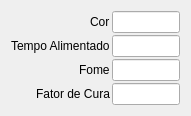
  <widget class="QWidget" name="formLayoutWidget_2">
   <property name="geometry">
    <rect>
     <x>590</x>
     <y>110</y>
     <width>191</width>
     <height>101</height>
    </rect>
   </property>
   <layout class="QFormLayout" name="formLayout_2">
    <property name="labelAlignment">
     <set>Qt::AlignRight|Qt::AlignTrailing|Qt::AlignVCenter</set>
    </property>
    <property name="horizontalSpacing">
     <number>2</number>
    </property>
    <property name="verticalSpacing">
     <number>2</number>
    </property>
    <item row="0" column="0">
     <widget class="QLabel" name="label_16">
      <property name="text">
       <string>Cor</string>
      </property>
     </widget>
    </item>
    <item row="0" column="1">
     <widget class="QLineEdit" name="txtColor"/>
    </item>
    <item row="1" column="0">
     <widget class="QLabel" name="label_17">
      <property name="text">
       <string>Tempo Alimentado</string>
      </property>
     </widget>
    </item>
    <item row="1" column="1">
     <widget class="QLineEdit" name="txtFoodTime"/>
    </item>
    <item row="2" column="0">
     <widget class="QLabel" name="label_18">
      <property name="text">
       <string>Fome</string>
      </property>
     </widget>
    </item>
    <item row="2" column="1">
     <widget class="QLineEdit" name="txtHunger">
      <property name="whatsThis">
       <string>&lt;html&gt;&lt;head/&gt;&lt;body&gt;&lt;p&gt;max: 12&lt;/p&gt;&lt;/body&gt;&lt;/html&gt;</string>
      </property>
     </widget>
    </item>
    <item row="3" column="0">
     <widget class="QLabel" name="label_19">
      <property name="text">
       <string>Fator de Cura</string>
      </property>
     </widget>
    </item>
    <item row="3" column="1">
     <widget class="QLineEdit" name="txtHpFactor"/>
    </item>
   </layout>
  </widget>
